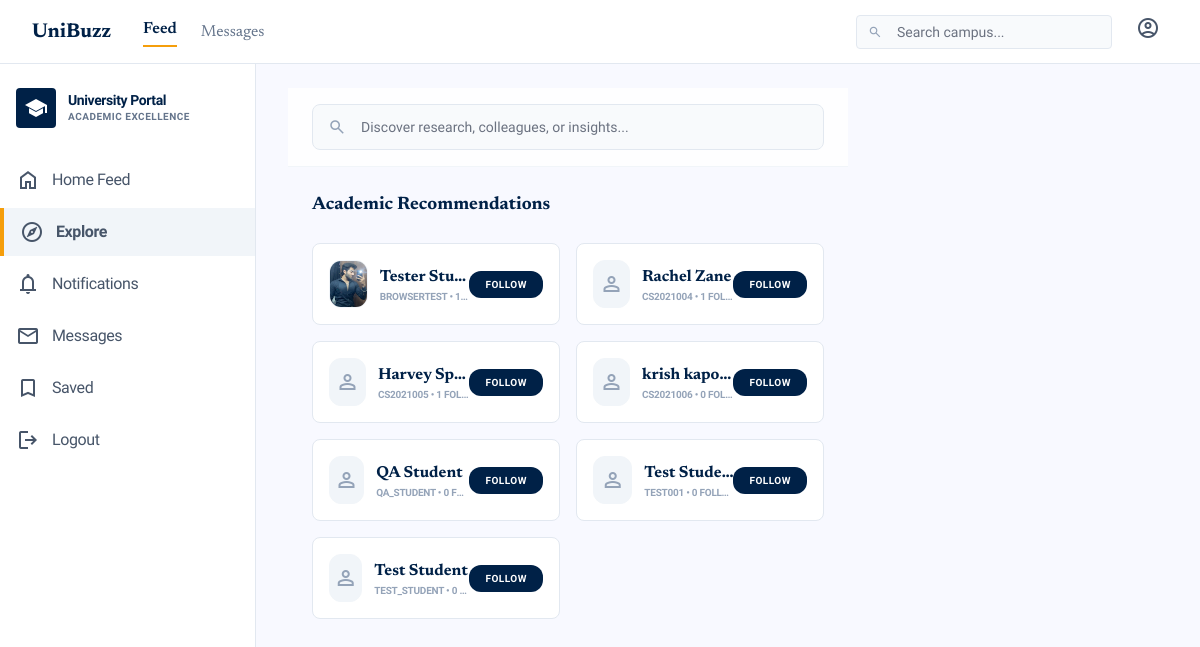
Screenshot of /student/explore/ (signed in) with the database file from the repository.
### students/models.py (models this page shows, shortened)
class StudentUser(models.Model):
    id = models.AutoField(primary_key=True)
    roll_number = models.CharField(unique=True, max_length=20)
    name = models.CharField(max_length=100)
    email = models.EmailField(unique=True)
    password = models.CharField(max_length=255)
    profile_pic = models.ImageField(upload_to='students/profile_pics/', blank=True, null=True)
    bio = models.TextField(blank=True)
    is_blocked = models.BooleanField(default=False)
    created_at = models.DateTimeField(auto_now_add=True)

### students/views.py (the view, shortened to what this page needs)
# urls.py: path('explore/', views.explore_view, name='student_explore'),
@student_required
def explore_view(request):
    student_id = request.session['student_id']
    query = request.GET.get('q', '')
    suggested_students = []
    people_results = []
    post_results = []
    if not query:
        following_ids = Follow.objects.filter(follower_id=student_id).values_list('following_id', flat=True)
        suggested_students = StudentUser.objects.exclude(id=student_id).exclude(id__in=following_ids).annotate(
            followers_count=Count('followers')
        ).order_by('-followers_count')[:20]
    context = {
        'query': query,
        'suggested_students': suggested_students,
        'people_results': people_results,
        'post_results': post_results,
        'current_student_id': student_id
    }
    return render(request, 'students/explore.html', context)

### templates/students/explore.html (shortened to what this page needs)
{% extends 'base.html' %}
{% block content %}
<div class="sticky top-16 bg-white/80 backdrop-blur-md border-b border-slate-100 px-6 py-4 z-40">
    <form method="get" class="relative group">
        <span
            class="material-symbols-outlined absolute left-4 top-1/2 -translate-y-1/2 text-slate-400 text-lg group-focus-within:text-primary transition-colors">search</span>
        <input type="text" name="q" value="{{ query }}"
            class="w-full pl-12 pr-4 py-3 bg-slate-50 border border-slate-200 rounded-xl text-sm focus:outline-none focus:ring-2 focus:ring-primary-container/10 focus:border-primary-container transition-all"
            placeholder="Discover research, colleagues, or insights...">
    </form>
</div>
{% if not query %}
<div class="p-6">
    <h3 class="font-serif text-lg font-bold text-primary-container mb-6 flex items-center gap-2">
        Academic Recommendations
    </h3>
    <div class="grid grid-cols-1 md:grid-cols-2 gap-4">
        {% for student in suggested_students %}
        <div
            class="bg-white border border-slate-200 p-4 rounded-xl flex items-center justify-between hover:shadow-md transition-shadow group">
            <a href="{% url 'student_profile' student.id %}" class="flex items-center gap-3 min-w-0">
                {% if student.profile_pic %}
                <img src="{{ student.profile_pic.url }}"
                    class="w-12 h-12 rounded-full object-cover border border-slate-100 group-hover:border-primary/20 transition-colors">
                {% else %}
                <div
                    class="w-12 h-12 rounded-full bg-slate-100 flex items-center justify-center text-slate-400 border border-slate-100">
                    <span class="material-symbols-outlined">person</span>
                </div>
                {% endif %}
                <div class="min-w-0">
                    <h4
                        class="font-serif font-bold text-primary-container truncate group-hover:text-primary transition-colors">
                        {{ student.name }}</h4>
                    <p class="text-[10px] text-slate-400 font-bold uppercase tracking-tight truncate">
                        {{ student.roll_number }} • {{ student.followers_count }} Followers</p>
                </div>
            </a>
            <form action="{% url 'student_follow' student.id %}" method="post">
                <button type="submit"
                    class="px-4 py-1.5 bg-primary-container text-white text-[10px] font-bold rounded-full uppercase tracking-wider hover:opacity-90 transition-opacity">Follow</button>
            </form>
        </div>
        {% empty %}
        <div class="col-span-full py-10 text-center text-slate-400 text-sm italic">Expanding our network... Check back
            later for new connections.</div>
        {% endfor %}
    </div>
</div>
{% endif %}
{% endblock %}

### templates/base.html (style rules this page uses)
.material-symbols-outlined { font-variation-settings: 'FILL' 0, 'wght' 400, 'GRAD' 0, 'opsz' 24; }
body { background-color: #f8f9ff; }

### rows the page displays
StudentUser: profile_pic (picture), name "Tester Stu…", roll_number "BROWSERTEST", followers_count "1…"
StudentUser: name "Rachel Zane", roll_number "CS2021004", followers_count "1"
StudentUser: name "Harvey Sp…", roll_number "CS2021005", followers_count "1"
StudentUser: name "krish…", roll_number "CS2021006", followers_count "0"
StudentUser: name "QA Student", roll_number "QA_STUDENT", followers_count "0"
StudentUser: name "Test Stud…", roll_number "TEST001", followers_count "0"
StudentUser: name "Test Student", roll_number "TEST_STUDENT", followers_count "0"
